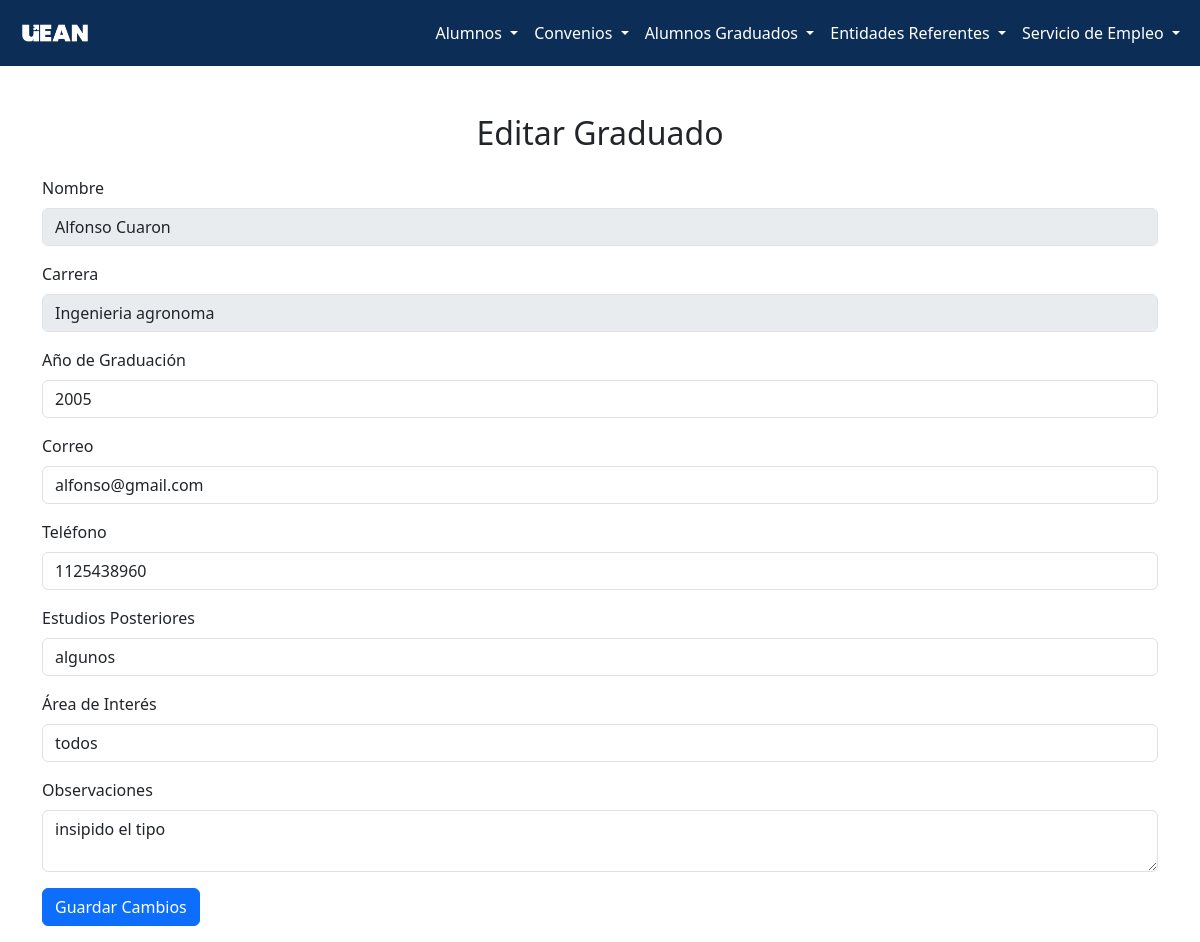
Screenshot of /editar_graduado.php?id=1 with the database file from the repository.
### tables this page shows
CREATE TABLE `graduados` (
  `id` int(11) NOT NULL,
  `anio_graduacion` year(4) NOT NULL,
  `mail` varchar(255) NOT NULL,
  `tel` int(11) NOT NULL,
  `estudios_posteriores` varchar(255) NOT NULL,
  `area_de_interes` varchar(255) NOT NULL,
  `observaciones` varchar(255) NOT NULL
);

CREATE TABLE `alumno` (
  `id` int(11) NOT NULL,
  `nombres` varchar(50) NOT NULL,
  `apellidos` varchar(50) NOT NULL,
  `pasantía` enum('rentada','no rentada') DEFAULT NULL,
  `dni` int(11) NOT NULL,
  `carrera` varchar(255) NOT NULL,
  `fecha_inicio` date NOT NULL,
  `fecha_fin` date NOT NULL,
  `observaciones` varchar(255) NOT NULL,
  `puesto` varchar(255) NOT NULL,
  `convenio_file` varchar(255) NOT NULL,
  `es_graduado` enum('SI','NO') NOT NULL DEFAULT 'NO'
);

### editar_graduado.php (the view, shortened to what this page needs)
<?php
include 'conexion.php';
include 'navbar.php';
if (isset($_GET['id'])) {
    $id_graduado = $_GET['id'];
    $query = "SELECT g.*, a.nombres, a.apellidos, a.carrera
              FROM graduados g
              JOIN alumno_graduado ag ON g.id = ag.id_graduado
              JOIN alumno a ON ag.id_alumno = a.id
              WHERE g.id = $id_graduado";
    $result = mysqli_query($conn, $query);
    $graduado = mysqli_fetch_assoc($result);
} else {
    echo "ID de graduado no válido.";
    exit;
}
?>
<!DOCTYPE html>
<html lang="es">
<head>
    <link href="https://cdn.jsdelivr.net/npm/bootstrap@5.3.0-alpha1/dist/css/bootstrap.min.css" rel="stylesheet">
</head>
<body>
    <div class="container mt-5">
        <h2 class="mb-4 text-center">Editar Graduado</h2>
        <form method="POST">
            <div class="mb-3">
                <label for="nombres" class="form-label">Nombre</label>
                <input type="text" id="nombres" class="form-control" value="<?php echo $graduado['nombres'] . ' ' . $graduado['apellidos']; ?>" disabled>
            </div>
            <div class="mb-3">
                <label for="carrera" class="form-label">Carrera</label>
                <input type="text" id="carrera" class="form-control" value="<?php echo $graduado['carrera']; ?>" disabled>
            </div>
            <div class="mb-3">
                <label for="anio_graduacion" class="form-label">Año de Graduación</label>
                <input type="text" id="anio_graduacion" name="anio_graduacion" class="form-control" value="<?php echo $graduado['anio_graduacion']; ?>">
            </div>
            <div class="mb-3">
                <label for="mail" class="form-label">Correo</label>
                <input type="email" id="mail" name="mail" class="form-control" value="<?php echo $graduado['mail']; ?>">
            </div>
            <div class="mb-3">
                <label for="tel" class="form-label">Teléfono</label>
                <input type="text" id="tel" name="tel" class="form-control" value="<?php echo $graduado['tel']; ?>">
            </div>
            <div class="mb-3">
                <label for="estudios_posteriores" class="form-label">Estudios Posteriores</label>
                <input type="text" id="estudios_posteriores" name="estudios_posteriores" class="form-control" value="<?php echo $graduado['estudios_posteriores']; ?>">
            </div>
            <div class="mb-3">
                <label for="area_de_interes" class="form-label">Área de Interés</label>
                <input type="text" id="area_de_interes" name="area_de_interes" class="form-control" value="<?php echo $graduado['area_de_interes']; ?>">
            </div>
            <div class="mb-3">
                <label for="observaciones" class="form-label">Observaciones</label>
                <textarea id="observaciones" name="observaciones" class="form-control"><?php echo $graduado['observaciones']; ?></textarea>
            </div>
            <button type="submit" class="btn btn-primary">Guardar Cambios</button>
        </form>
    </div>
</body>
</html>

### rows the page displays
graduados: apellidos "Alfonso Cuaron", carrera "Ingenieria agronoma", anio_graduacion "2005", mail "alfonso@gmail.com", tel "1125438960", estudios_posteriores "algunos", area_de_interes "todos", observaciones "insipido el tipo"
